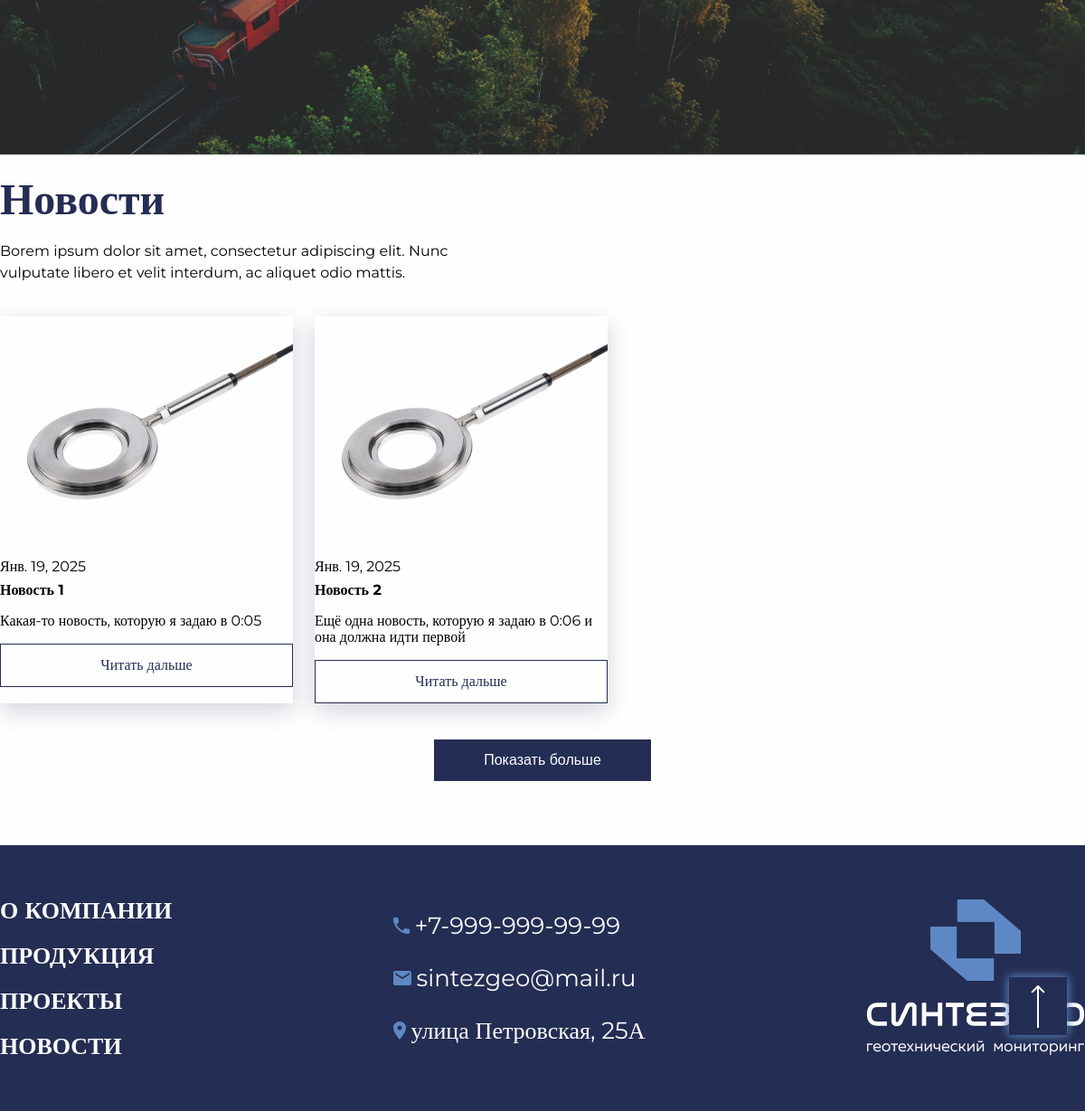
The page /news/ (lower part) on the database as committed earlier.
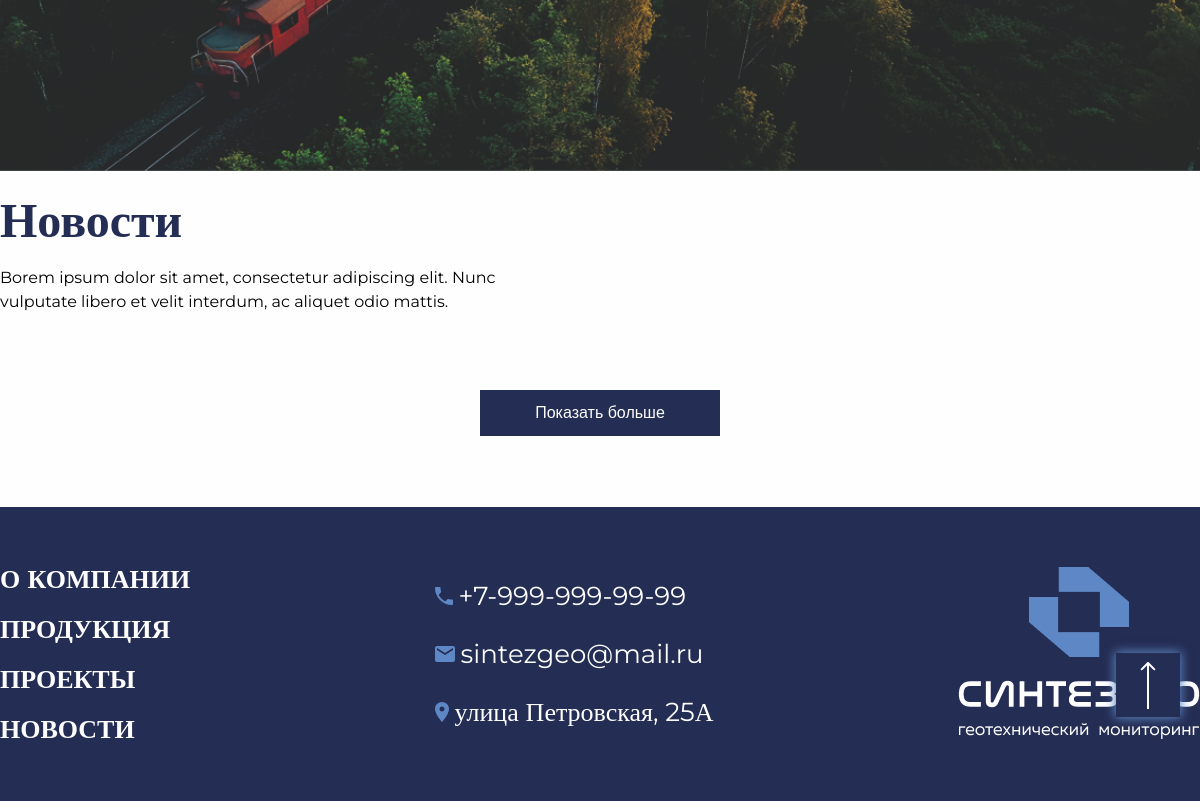
The same page on the database as committed later.
### content/models.py (models this page shows, shortened)
class New(models.Model):
    name = models.CharField(
        max_length=256,
        verbose_name='Заголовок новости')
    pub_date = models.DateField(
        verbose_name='Дата выхода новости',
        auto_now_add=True)
    text = models.TextField(
        verbose_name='Текст новости')
    image = models.ImageField(
        upload_to='news_images/',
        null=True,
        default=None,
        verbose_name='Фотография новости')
    video = models.FileField(
        upload_to='news_videos/',
        null=True,
        blank=True,
        verbose_name='Видео новости')
    class Meta:
        verbose_name = 'Новость'
        verbose_name_plural = 'Новости'

### api/views.py (the view)
# urls.py: path('news/', news_view, name='news'),
def news_view(request):
    news = New.objects.all().order_by('-pub_date')
    return render(request, 'main/news.html', {'news': news})

### templates/main/news.html (shortened to what this page needs)
{% extends 'main/base.html' %}
{% load static %}
{% block content %}
<a href="#top" class="button-up">
    <img src="{% static 'main/src/icon/arrow_up.svg' %}" alt="Наверх" class="button-up__img">
</a>
<section class="banner">
</section>
<section class="news">
    <div class="container no-overflow">
        <h2 class="section__title news__title">
            <a href="#" class="section__title__link">
                Новости
            </a>
        </h2>
        <h4 class="section__subtitle news__subtitle">Borem ipsum dolor sit amet, consectetur adipiscing elit. Nunc
          vulputate libero et velit interdum, ac aliquet odio mattis.</h4>
        <div class="news__grid">
            <div class="news__row">
                {% for article in news %}
                    <div class="card card_shadow">
                        <div class="card__prev">
                            {% if article.image %}
                            <img src="{{ article.image.url }}" alt="card__prev-img">
                            {% endif %}
                        </div>
                        <div class="card__content ">
                            <div class="card__timestamp">{{ article.pub_date }}</div>
                            <div class="card__title card__title_news">{{ article.name }}</div>
                            <div class="card__desc">{{ article.text|truncatewords:30 }}</div>
                            <a href="{% url 'news_detail' article.id %}" class="button button__accent__light card__button">
                                <span>
                                    Читать дальше
                                </span>
                            </a>
                        </div>
                    </div>
                {% endfor %}
            </div>
        </div>
        <div class="news__button__wrapper">
            <button class="button button__accent news__button__more">
                <span>
                    Показать больше
                </span>
            </button>
        </div>
    </div>
</section>
{% endblock %}

Rows that differ between the two databases and show on the page:
removed New: image (picture), pub_date "Янв. 19, 2025", name "Новость 1", text "Какая-то новость, которую я задаю в 0:05"
removed New: image (picture), pub_date "Янв. 19, 2025", name "Новость 2", text "Ещё одна новость, которую я задаю в 0:06 и она должна идти первой"
